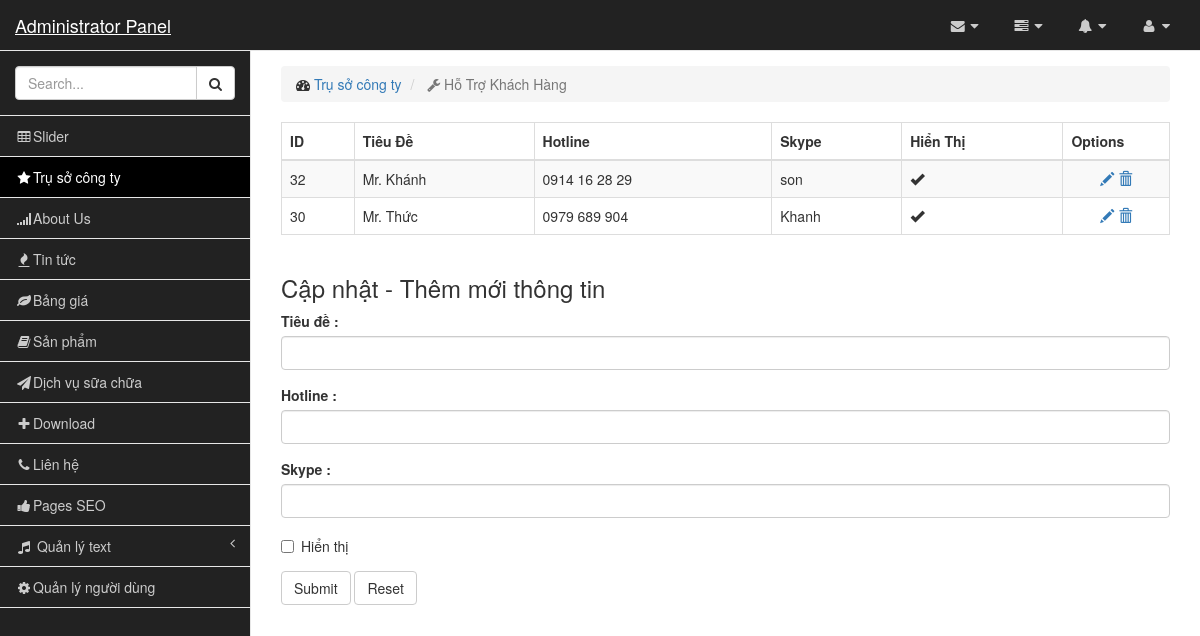
The app's page /admin@@/main.php?act=station&id=1 (signed in) with its own data.
### tables this page shows
CREATE TABLE `station` (
  `id` int(11) NOT NULL AUTO_INCREMENT,
  `title` varchar(255) NOT NULL,
  `hotline_title` text NOT NULL,
  `content` longtext NOT NULL,
  `hotline` varchar(200) NOT NULL,
  `ind` int(11) NOT NULL,
  `active` tinyint(1) NOT NULL,
  PRIMARY KEY (`id`)
);

CREATE TABLE `online_support` (
  `id` int(11) NOT NULL AUTO_INCREMENT,
  `title` text NOT NULL,
  `phone` varchar(200) NOT NULL,
  `skype` varchar(200) NOT NULL,
  `ind` int(11) NOT NULL,
  `active` tinyint(1) NOT NULL,
  `station_id` int(11) NOT NULL,
  PRIMARY KEY (`id`)
);

### admin@@/php/station.php (the view, shortened to what this page needs)
<?php
function mainProcess()
{
    if(isset($_GET['id'])) return hotline();
	else return station();
}
function hotline()
{
	$pId=intval($_GET["id"]);
	$tb=mysql_query("select id,hotline_title from station where id=$pId");
	$r=mysql_fetch_object($tb);
	$str='
	<div class="row">
		<div class="col-lg-12">
			<ol class="breadcrumb">
				<li>
					<i class="fa fa-dashboard"></i> <a href="main.php?act=station">Trụ sở công ty</a>
				</li>
				<li class="active">
					<i class="fa fa-wrench"></i> '.$r->hotline_title.'
				</li>
			</ol>
		</div>
	</div>';
	$str.='
	<div class="row">
		 <div class="col-lg-12">
			<div class="table-responsive">
				<table class="table table-bordered table-hover table-striped">
					<thead>
						<tr>
							<th>ID</th>
							<th>Tiêu Đề</th>
                           <th>Hotline</th>
							<th>Skype</th>
							<th>Hiển Thị</th>
							<th style="width:12% !important">Options</th>
						</tr>
					</thead>
					<tbody>
					';
	$s="select * from online_support where station_id=$pId order by id desc";
	$tab=mysql_query($s);
	$count=mysql_num_rows($tab);
	$page=isset($_GET["page"])?intval($_GET["page"]):1;
	$lim=10;
	$start=($page-1)*$lim;
	$s.=" limit $start,$lim";
	$tab=mysql_query($s);
	while($row=mysql_fetch_object($tab))
	{
		$active=$row->active==1?'<span class="glyphicon glyphicon-ok"></span>':'<span class="glyphicon glyphicon-remove"></span>';
		$str.='
		<tr>
			<td>'.$row->id.'</td>
			<td>'.$row->title.'</td>
            	<td>'.$row->phone.'</td>
			<td>'.$row->skype.'</td>
			<td>'.$active.'</td>
			<td align="center">
		';
	if(isset($_POST["Edit"])==1)
	{
		if($_POST["idLoad"]==$row->id)
		{
			$str.='
			<a href="'.$_SERVER['REQUEST_URI'].'" class="glyphicon glyphicon-refresh" aria-hidden="true"></a>
			';
		}
		else
		{
			$str.='
			<a href="javascript:operationFrm('.$row->id.",'E'".')" class="glyphicon glyphicon-pencil" aria-hidden="true"></a>
			';
		}
	}
	else
	{
		$str.='
			<a href="javascript:operationFrm('.$row->id.",'E'".')" class="glyphicon glyphicon-pencil" aria-hidden="true"></a>
			';
	}
	$str.='
	<a href="javascript:operationFrm('.$row->id.",'D'".')" class="glyphicon glyphicon-trash" aria-hidden="true"></a>
			</td>
		</tr>
		';
	}
	$str.='
					</tbody>
				</table>
				</div>';
	$str.=ad_paging($lim,$count,'main.php?act=serv&id=$pId&',$page);
	$str.='
			</div>
		</div>
		<form role="form" name="actionForm" enctype="multipart/form-data" action="" method="post">
		<div class="row">
		<div class="col-lg-12"><h3>Cập nhật - Thêm mới thông tin</h3></div>
		<div class="col-lg-12">
                    <div class="form-group">
        				<label>Tiêu đề :</label>
        				<input class="form-control" required name="title" value="'.$rowEdit->title.'">
        			</div>
        			<div class="form-group">
        				<label>Hotline :</label>
        				<input class="form-control" required name="hotline" value="'.$rowEdit->phone.'">
        			</div>
                   <div class="form-group">
        				<label>Skype :</label>
        				<input class="form-control" type="text" required name="skype" value="'.$rowEdit->skype.'">
        			</div>
			<div class="form-group">
				<label class="checkbox-inline">
					<input type="checkbox" name="active" '.($rowEdit->active==1?"checked='checked'":"").'>Hiển thị
				</label>
			</div>
		</div>
		<div class="col-lg-12">
			<input type="hidden" name="idLoad" value="'.$_POST["idLoad"].'"/>
			<input type="hidden" name="Edit"/>
			<input type="hidden" name="Del"/>';
	if(isset($_POST["Edit"])&&$_POST["Edit"]==1)
	{
		$str.='
				<button type="submit" name="update" class="btn btn-default">Update</button>';
	}
	else
	{
		$str.='
				<button type="submit" name="addNew" class="btn btn-default">Submit</button>';
	}
	$str.='
			<button type="reset" class="btn btn-default">Reset</button>
		</div>
	</div>
	</form>
	';
	return $str;
}
?>

### records on screen
station: hotline_title "Hỗ Trợ Khách Hàng"
online_support: id "32", title "Mr. Khánh", phone "0914 16 28 29", skype "son", active 1 (drawn)
online_support: id "30", title "Mr. Thức", phone "0979 689 904", skype "Khanh", active 1 (drawn)

### other values on screen
$top[1] "Slider"
$top[1] "Trụ sở công ty"
$top[1] "About Us"
$top[1] "Tin tức"
$top[1] "Bảng giá"
$top[1] "Sản phẩm"
$top[1] "Dịch vụ sữa chữa"
$top[1] "Download"
$top[1] "Liên hệ"
$top[1] "Pages SEO"
$top[1] "Quản lý text"
$top[1] "Quản lý người dùng"
